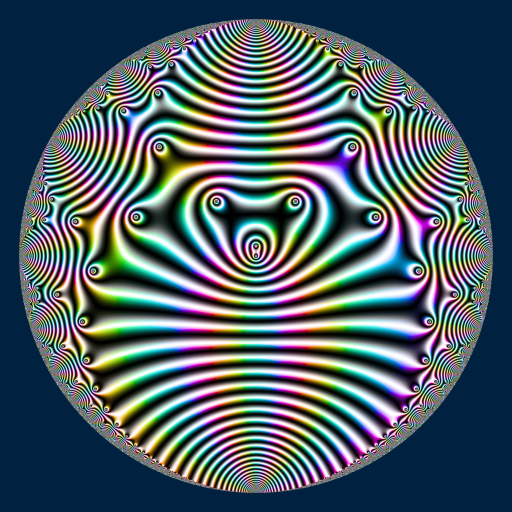

This chart was generated by the following R code:
library(RcppColors)
library(jacobi)

f <- Vectorize(function(q){
  if(Mod(q) > 1  || (Im(q) == 0 && Re(q) <= 0)){
    z <- NA_complex_
  }else{
    z <- EisensteinE(6, q)
  }
  colorMap2(
    as.matrix(z), bkgcolor = "#002240"
  )
})

x <- y <- seq(-1, 1, len = 2000)
image <- outer(y, x, function(x, y){
  f(complex(real = x, imaginary = y)) 
})

opar <- par(mar = c(0,0,0,0), bg = "#002240")
plot(
  c(-100, 100), c(-100, 100), type = "n", 
  xlab = "", ylab = "", axes = FALSE, asp = 1
)
rasterImage(image, -100, -100, 100, 100)
par(opar)



svg("E6.svg")
opar <- par(mar = c(0,0,0,0), bg = "#002240")
plot(c(-100, 100), c(-100, 100), type = "n", 
     xlab = "", ylab = "", axes = FALSE, asp = 1)
rasterImage(image, -100, -100, 100, 100)
par(opar)
dev.off()

rsvg::rsvg_png(
  "E6.svg", "E6.png", width = 512, height = 512
)
